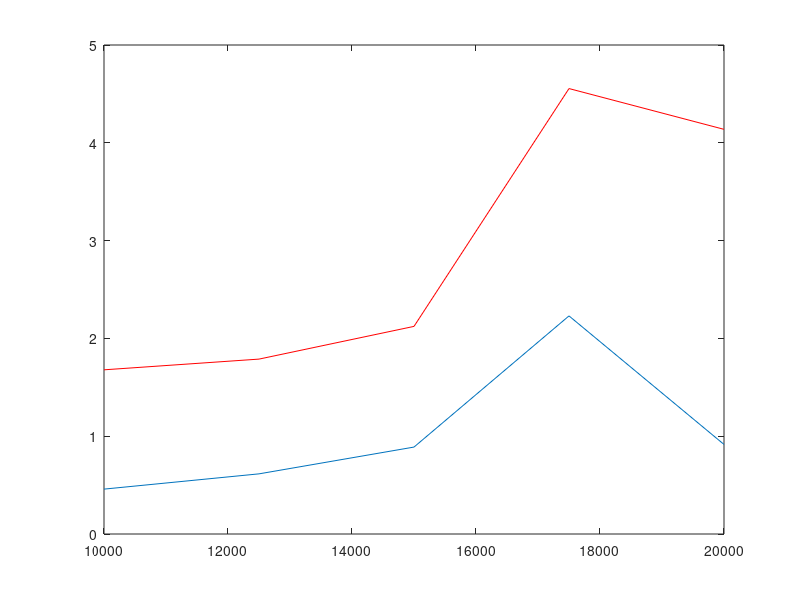

Reproduce this figure in MATLAB.
% Analisis

dim = [10000 12500 15000 17500 20000];
ts = [0.0088397923 0.0130712167 0.0190527499 0.0532482861 0.0620591854];
tf = [0.0192604654 0.0212532652 0.0214347658 0.0238788228 0.0677673759];
tg = [0.0052656742 0.007309145 0.0089749269 0.0116910163 0.0149983119];
spf = ts./tf;
spg = ts./tg;
plot(dim, spf); 
hold on;
plot(dim,spg, 'r');